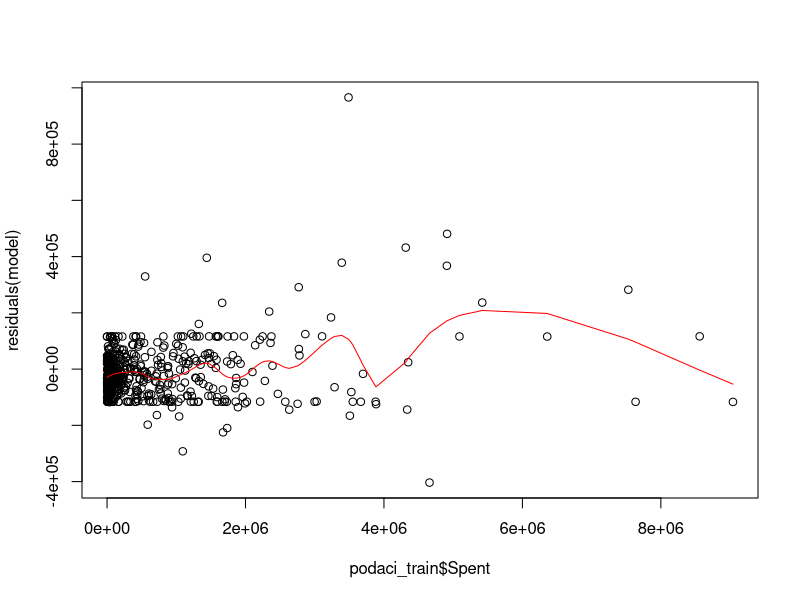
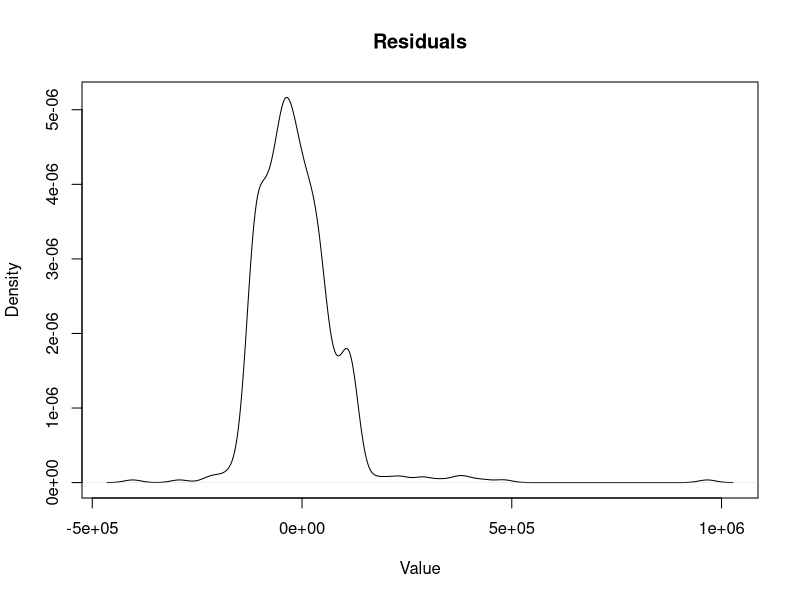
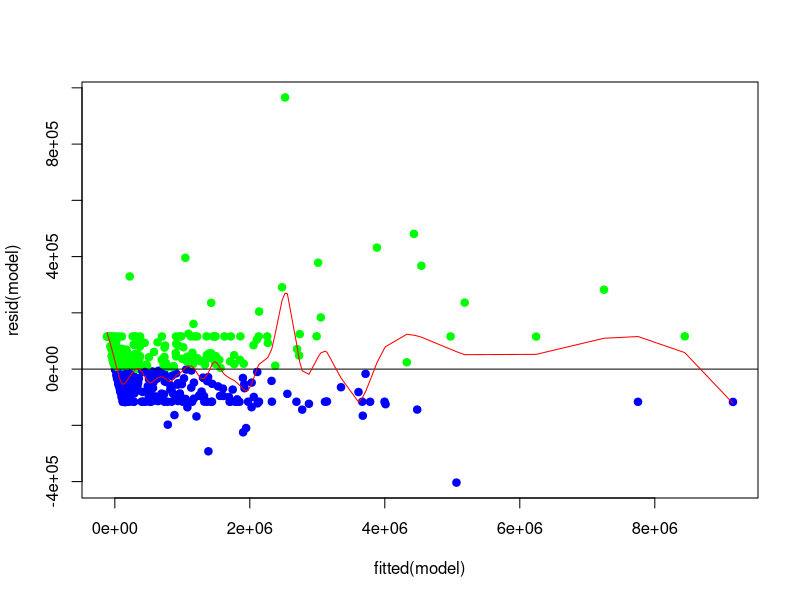
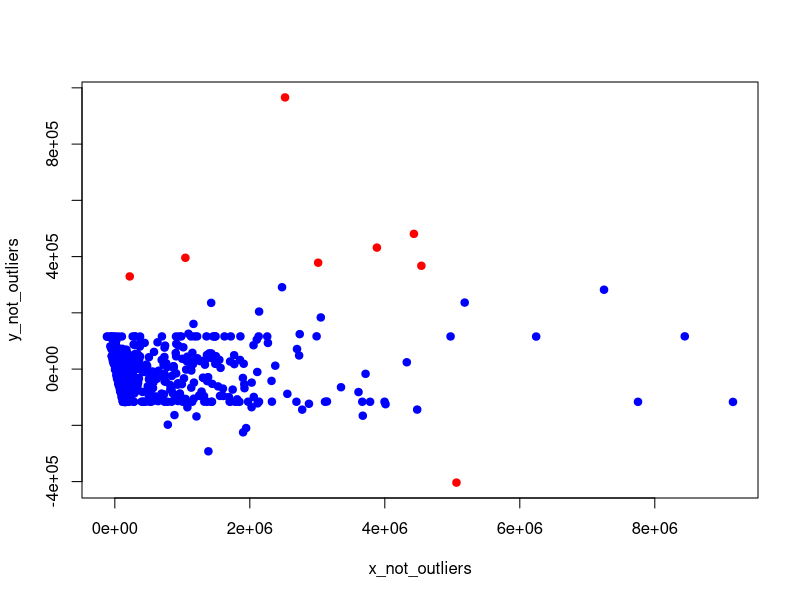
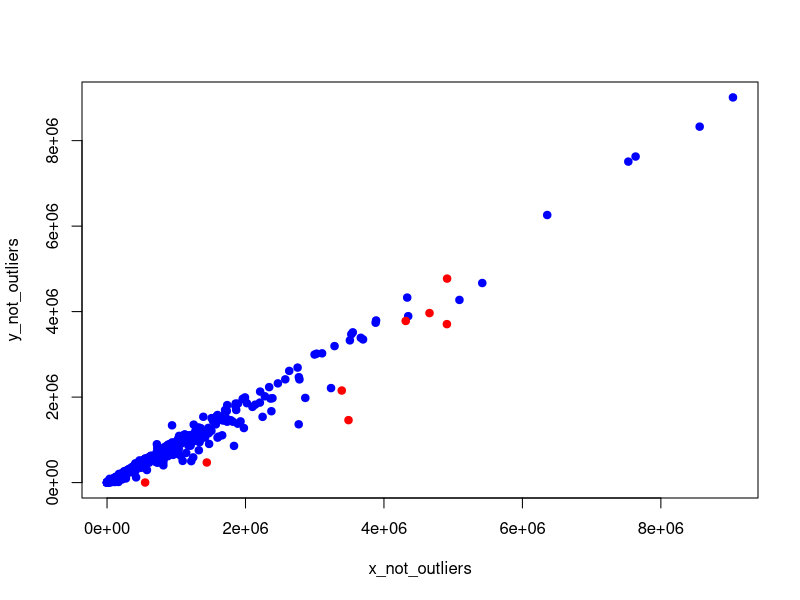

These charts were generated, in order, by the following R code:
## ---- chunk 1

library(e1071)

podaci <- read.csv("elections.csv")

podaci$Office <- factor(podaci$Office)
podaci$State <- factor(podaci$State)
podaci$City <- factor(podaci$City)
podaci$Party <- factor(podaci$Party)
podaci$Win <- factor(podaci$Win)

podaci <- subset(podaci, Spent < 1e+07)

rows <- sample(nrow(podaci))
podaci <- podaci[rows, ]

end <- length(podaci$Win)
n <- as.integer(0.8 * end)
podaci_train <- podaci[1 : n, ]
podaci_test <- podaci[(n + 1) : end, ]

model <- svm(formula = Spent ~ ., data = podaci_train, cost = 50, gamma = 0.001)
## ---- chunk 2

library(stats)

cat(median(residuals(model)))

plot(podaci_train$Spent, residuals(model))
lines(smooth.spline(podaci_train$Spent, residuals(model)), col = "red")
## ---- chunk 3

library(caret)

predictions <- predict(model, newdata = subset(podaci_test, select = -c(Spent)))
r2 = R2(podaci_test$Spent, predictions, form = "traditional")

VIF = 1 / (1 - r2)

cat("VIF:", VIF)
## ---- chunk 4

shapirowilk <- shapiro.test(model$residuals)

cat("Rezultat Shapiro-Wilks testa:", shapirowilk$statistic, "\n")
cat("P-vrijednost:", shapirowilk$p.value, "\n")
## ---- chunk 5

plot(density(model$residuals), main = "Residuals", xlab = "Value")
plot(model, which = 2)
## ---- chunk 6

library(car)

cat("Rezultat Durbin-Watsonovog testa:", durbinWatsonTest(model$residuals), "\n")
## ---- chunk 7

plot(fitted(model), resid(model), col = ifelse(resid(model) < 0,'blue','green'), pch = 19) 
abline(0, 0)
lines(smooth.spline(fitted(model), resid(model)), col = "red")
## ---- chunk 8

library(MLmetrics)

H <- hat(model$residuals)
predictions <- predict(model, data = podaci_train)
train_MSE <- mean((podaci_train$Spent - predictions)^2)
variance <- model$residuals / sqrt(train_MSE * (1 - H))
index <- as.numeric(unname(which(abs(variance) > 3)))

y_not_outliers <- resid(model)[c(-index)]
y_outliers <- resid(model)[c(index)]
x_not_outliers <- fitted(model)[c(-index)]
x_outliers <- fitted(model)[c(index)]

x_min <- ifelse(min(x_not_outliers) < min(x_outliers), min(x_not_outliers), min(x_outliers))
x_max <- ifelse(max(x_not_outliers) > max(x_outliers), max(x_not_outliers), max(x_outliers))
y_min <- ifelse(min(y_not_outliers) < min(y_outliers), min(y_not_outliers), min(y_outliers))
y_max <- ifelse(max(y_not_outliers) > max(y_outliers), max(y_not_outliers), max(y_outliers))

plot(x_not_outliers, y_not_outliers, col = 'blue', pch = 19, xlim = c(x_min, x_max), ylim = c(y_min, y_max))
points(x_outliers, y_outliers, col = 'red', pch = 19)
## ---- chunk 9

p <- length(podaci_train)
n <- length(podaci_train$Spent)
critical <- (p + 1) / n
H <- hat(model$residuals)
index <- which(H > critical)

y_not_outliers <- podaci_train$Received[c(-index)]
y_outliers <- podaci_train$Received[c(index)]
x_not_outliers <- podaci_train$Spent[c(-index)]
x_outliers <- podaci_train$Spent[c(index)]

x_min <- ifelse(min(x_not_outliers) < min(x_outliers), min(x_not_outliers), min(x_outliers))
x_max <- ifelse(max(x_not_outliers) > max(x_outliers), max(x_not_outliers), max(x_outliers))
y_min <- ifelse(min(y_not_outliers) < min(y_outliers), min(y_not_outliers), min(y_outliers))
y_max <- ifelse(max(y_not_outliers) > max(y_outliers), max(y_not_outliers), max(y_outliers))

plot(x_not_outliers, y_not_outliers, col = 'blue', pch = 19, xlim = c(x_min, x_max), ylim = c(y_min, y_max))
points(x_outliers, y_outliers, col = 'red', pch = 19)
